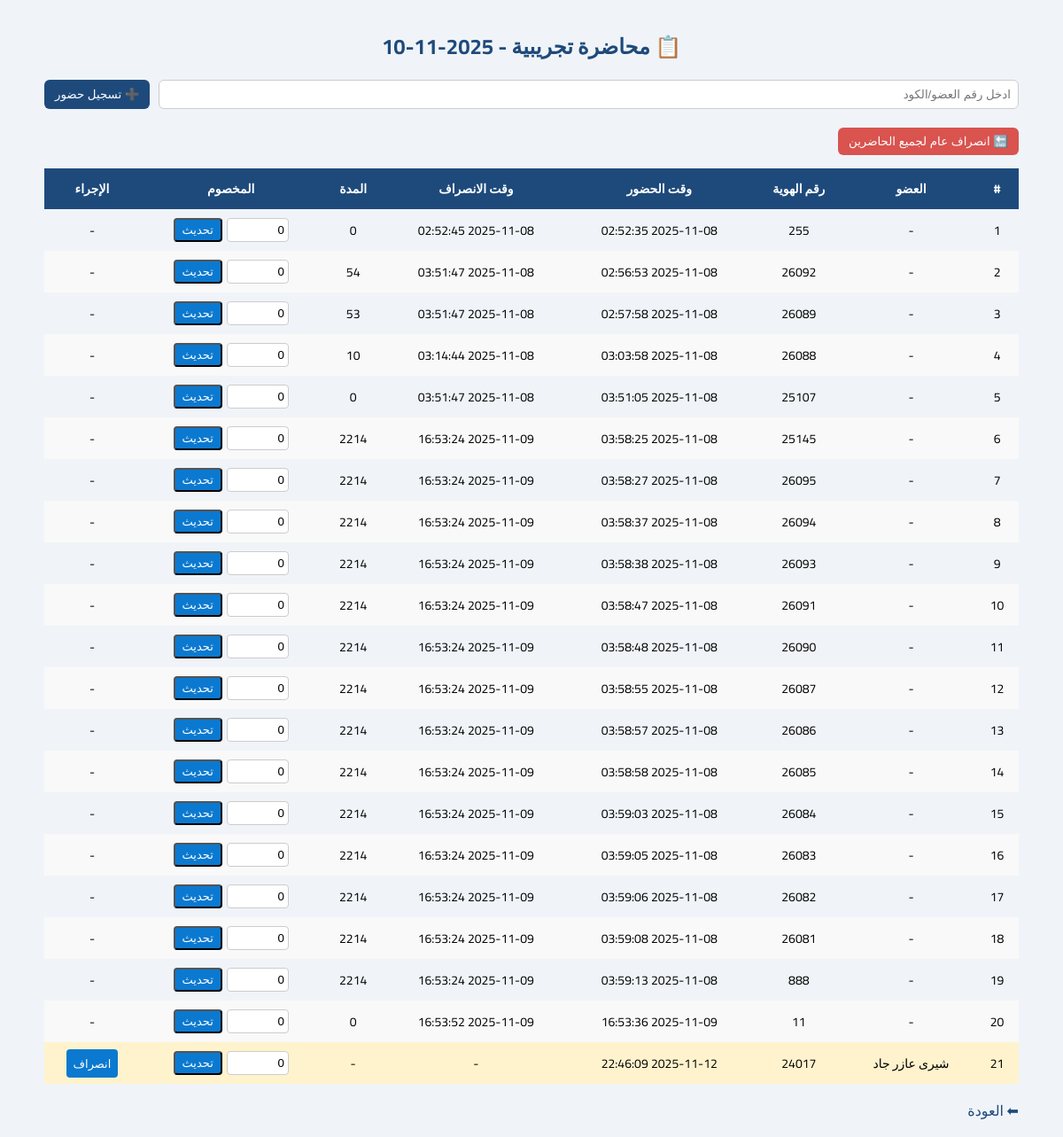
Page /attendance_details.php?lecture_id=1 (signed in) on the committed database.
### tables this page shows
CREATE TABLE `lectures` (
  `id` int(11) NOT NULL,
  `title` varchar(200) NOT NULL,
  `lecture_date` date NOT NULL,
  `lecture_time` time DEFAULT NULL,
  `notes` text DEFAULT NULL,
  `created_by` int(11) DEFAULT NULL,
  `created_at` timestamp NOT NULL DEFAULT current_timestamp()
);

CREATE TABLE `attendance` (
  `id` int(11) NOT NULL,
  `lecture_id` int(11) NOT NULL,
  `member_id` int(11) DEFAULT NULL,
  `scanned_id_number` varchar(80) DEFAULT NULL,
  `scanned_json` text DEFAULT NULL,
  `check_in` datetime DEFAULT NULL,
  `check_out` datetime DEFAULT NULL,
  `raw_minutes` int(11) DEFAULT NULL,
  `deducted_minutes` int(11) DEFAULT 0,
  `duration_minutes` int(11) DEFAULT NULL,
  `status` enum('pending','present','absent') DEFAULT 'pending',
  `created_at` timestamp NOT NULL DEFAULT current_timestamp(),
  `updated_at` timestamp NOT NULL DEFAULT current_timestamp() ON UPDATE current_timestamp()
);

CREATE TABLE `members` (
  `id` int(11) NOT NULL,
  `code` varchar(80) NOT NULL,
  `name` varchar(150) NOT NULL,
  `id_number` varchar(80) NOT NULL
);

### attendance_details.php (the view, shortened to what this page needs)
<?php
require'config.php';
$lectureId = (int)($_GET['lecture_id'] ?? 0);
$stmt = $pdo->prepare("SELECT title, lecture_date FROM lectures WHERE id = ?");
$stmt->execute([$lectureId]);
$lecture = $stmt->fetch();
$stmt=$pdo->prepare("SELECT a.*, m.name AS member_name, m.id_number AS member_idnum FROM attendance a LEFT JOIN members m ON a.member_id=m.id WHERE a.lecture_id=? ORDER BY a.check_in ASC, a.id ASC");
$stmt->execute([$lectureId]);
$attendanceList=$stmt->fetchAll();
?>
<!doctype html>
<html lang="ar" dir="rtl">
<head>
</head>
<body>
<div class="container">
<h1>📋 <?= htmlspecialchars($lecture['title']) ?> - <?= $lecture['lecture_date'] ?></h1>
<form method="post" class="add-form">
    <input type="text" name="id_number" placeholder="ادخل رقم العضو/الكود" required>
    <button name="add_attendance">➕ تسجيل حضور</button>
</form>
<form method="post">
    <button class="end-all" name="end_all" onclick="return confirm('تأكيد: تنفيذ انصراف عام لجميع الحاضرين؟')">🔚 انصراف عام لجميع الحاضرين</button>
</form>
<div class="table-wrapper">
<table>
<thead>
<tr>
<th>#</th>
<th>العضو</th>
<th>رقم الهوية</th>
<th>وقت الحضور</th>
<th>وقت الانصراف</th>
<th>المدة</th>
<th>المخصوم</th>
<th>الإجراء</th>
</tr>
</thead>
<tbody>
<?php if(empty($attendanceList)): ?>
<tr><td colspan="8">لا يوجد حضور مسجل بعد</td></tr>
<?php else: foreach($attendanceList as $i=>$a):
$displayIdNum=$a['member_idnum'] ?: $a['scanned_id_number'];
$displayName=$a['member_name'] ?:'-';
$duration = ($a['duration_minutes'] !== null) ? $a['duration_minutes'] :'-';
$rowClass = (!$a['check_out']) ?'pending' :'';
?>
<tr class="<?= $rowClass ?>">
<td><?= $i+1 ?></td>
<td><?= htmlspecialchars($displayName) ?></td>
<td><?= htmlspecialchars($displayIdNum) ?></td>
<td><?= $a['check_in'] ?:'-' ?></td>
<td><?= $a['check_out'] ?:'-' ?></td>
<td><?= $duration ?></td>
<td>
<form method="post">
<input type="number" name="deducted_minutes" value="<?= (int)$a['deducted_minutes'] ?>" min="0">
<button class="btn-action" name="update_deduct">تحديث</button>
</form>
</td>
<td>
<?php if(!$a['check_out']): ?>
<a class="btn-action" href="?lecture_id=<?= $lectureId ?>&end_one=<?= $a['id'] ?>" onclick="return confirm('تأكيد انصراف هذا العضو؟')">انصراف</a>
<?php else: ?>-
<?php endif; ?>
</td>
</tr>
<?php endforeach; endif; ?>
</tbody>
</table>
</div>
<a href="attendance.php" class="back-link">⬅ العودة</a>
</div>
</body>
</html>

### attendance_details.php (style rules this page uses)
body { font-family:'Cairo',sans-serif;background:#f0f4f8;margin:0;padding:0; }
.container { max-width:1100px;margin:auto;padding:15px; }
h1 { font-size:24px;text-align:center;margin:15px 0;color:#1E4A7B; }
.add-form { display:flex;flex-wrap:wrap;gap:10px;justify-content:center;margin-bottom:20px; }
.add-form input { padding:8px;flex:1;min-width:150px;border:1px solid #ccc;border-radius:6px; }
.add-form button { padding:8px 12px;border:none;background:#1E4A7B;color:#fff;border-radius:6px;cursor:pointer; }
.end-all { background:#d9534f;color:#fff;padding:8px 12px;border:none;border-radius:6px;margin-bottom:15px;cursor:pointer; }
.table-wrapper { overflow-x:auto;-webkit-overflow-scrolling:touch; }
table { width:100%;border-collapse:collapse;min-width:800px;box-shadow:0 2px 10px rgba(0,0,0,.08); }
th,td { text-align:center;padding:10px;font-size:14px; }
th { background:#1E4A7B;color:#fff; }
tr:nth-child(even) { background:#f9f9f9; }
tr.pending { background:#fff3cd; }
td form { display:flex;gap:5px;justify-content:center; }
td input[type=number] { width:60px;padding:4px;border:1px solid #ccc;border-radius:4px; }
.btn-action { background:#0b79d0;color:#fff;padding:4px 8px;border-radius:4px;text-decoration:none;font-size:13px; }
.back-link { display:inline-block;margin-top:15px;color:#1E4A7B;text-decoration:none; }

### rows in the picture
lectures: title "محاضرة تجريبية", lecture_date "2025-11-10"
attendance: displayName "-", scanned_id_number "255", check_in "2025-11-08 02:52:35", check_out "2025-11-08 02:52:45", duration_minutes "0", deducted_minutes "0"
attendance: displayName "-", scanned_id_number "26092", check_in "2025-11-08 02:56:53", check_out "2025-11-08 03:51:47", duration_minutes "54", deducted_minutes "0"
attendance: displayName "-", scanned_id_number "26089", check_in "2025-11-08 02:57:58", check_out "2025-11-08 03:51:47", duration_minutes "53", deducted_minutes "0"
attendance: displayName "-", scanned_id_number "26088", check_in "2025-11-08 03:03:58", check_out "2025-11-08 03:14:44", duration_minutes "10", deducted_minutes "0"
attendance: displayName "-", scanned_id_number "25107", check_in "2025-11-08 03:51:05", check_out "2025-11-08 03:51:47", duration_minutes "0", deducted_minutes "0"
attendance: displayName "-", scanned_id_number "25145", check_in "2025-11-08 03:58:25", check_out "2025-11-09 16:53:24", duration_minutes "2214", deducted_minutes "0"
attendance: displayName "-", scanned_id_number "26095", check_in "2025-11-08 03:58:27", check_out "2025-11-09 16:53:24", duration_minutes "2214", deducted_minutes "0"
attendance: displayName "-", scanned_id_number "26094", check_in "2025-11-08 03:58:37", check_out "2025-11-09 16:53:24", duration_minutes "2214", deducted_minutes "0"
attendance: displayName "-", scanned_id_number "26093", check_in "2025-11-08 03:58:38", check_out "2025-11-09 16:53:24", duration_minutes "2214", deducted_minutes "0"
attendance: displayName "-", scanned_id_number "26091", check_in "2025-11-08 03:58:47", check_out "2025-11-09 16:53:24", duration_minutes "2214", deducted_minutes "0"
attendance: displayName "-", scanned_id_number "26090", check_in "2025-11-08 03:58:48", check_out "2025-11-09 16:53:24", duration_minutes "2214", deducted_minutes "0"
attendance: displayName "-", scanned_id_number "26087", check_in "2025-11-08 03:58:55", check_out "2025-11-09 16:53:24", duration_minutes "2214", deducted_minutes "0"
attendance: displayName "-", scanned_id_number "26086", check_in "2025-11-08 03:58:57", check_out "2025-11-09 16:53:24", duration_minutes "2214", deducted_minutes "0"
attendance: displayName "-", scanned_id_number "26085", check_in "2025-11-08 03:58:58", check_out "2025-11-09 16:53:24", duration_minutes "2214", deducted_minutes "0"
attendance: displayName "-", scanned_id_number "26084", check_in "2025-11-08 03:59:03", check_out "2025-11-09 16:53:24", duration_minutes "2214", deducted_minutes "0"
attendance: displayName "-", scanned_id_number "26083", check_in "2025-11-08 03:59:05", check_out "2025-11-09 16:53:24", duration_minutes "2214", deducted_minutes "0"
attendance: displayName "-", scanned_id_number "26082", check_in "2025-11-08 03:59:06", check_out "2025-11-09 16:53:24", duration_minutes "2214", deducted_minutes "0"
attendance: displayName "-", scanned_id_number "26081", check_in "2025-11-08 03:59:08", check_out "2025-11-09 16:53:24", duration_minutes "2214", deducted_minutes "0"
attendance: displayName "-", scanned_id_number "888", check_in "2025-11-08 03:59:13", check_out "2025-11-09 16:53:24", duration_minutes "2214", deducted_minutes "0"
attendance: displayName "-", scanned_id_number "11", check_in "2025-11-09 16:53:36", check_out "2025-11-09 16:53:52", duration_minutes "0", deducted_minutes "0"
attendance: member.name "شيرى عازر جاد", member.id_number "24017", check_in "2025-11-12 22:46:09", check_out "-", duration_minutes "-", deducted_minutes "0"
